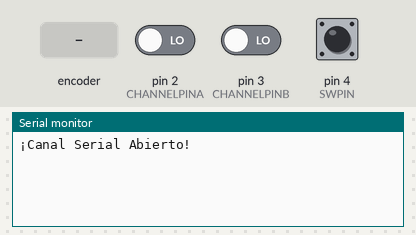
Bench run of a sketch on a simulated Arduino Uno, built with avr-gcc and run on an emulated ATmega328P. On the bench: the last lines printed to the serial monitor. Inputs (shaded band) come from the test bench; at power-on: pin 3 (CHANNELPINB) LOW, pin 4 (SWPIN) HIGH, pin 2 (CHANNELPINA) LOW.

Above: at 3.2 s.
3.3 s: pin 3 (CHANNELPINB) driven HIGH
At 4.5 s:
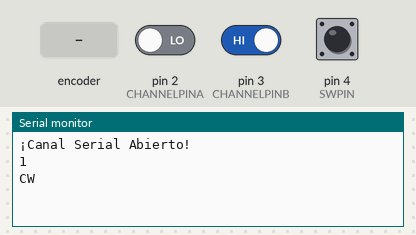
4.8 s: rotary encoder on pin 2 (CHANNELPINA) / pin 3 (CHANNELPINB) turned 1 step (first pin leading)
At 5.5 s:
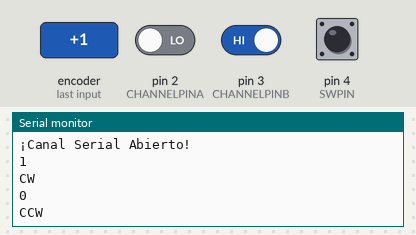
6.5 s: pin 4 (SWPIN) pulled LOW for 0.15 s
At 7.0 s:
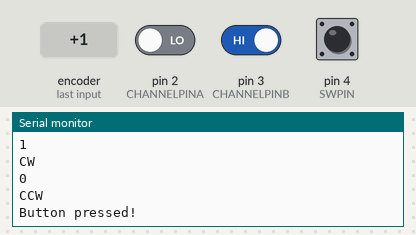
8.1 s: rotary encoder on pin 2 (CHANNELPINA) / pin 3 (CHANNELPINB) turned 2 steps (second pin leading)
At 9.1 s:
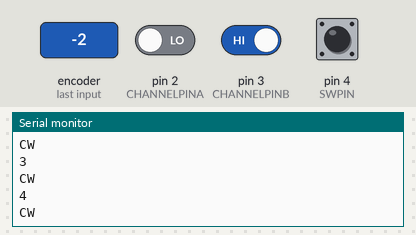
Timing chart, 0 to 11.0 s (numbered marks = the images above; inputs shaded):
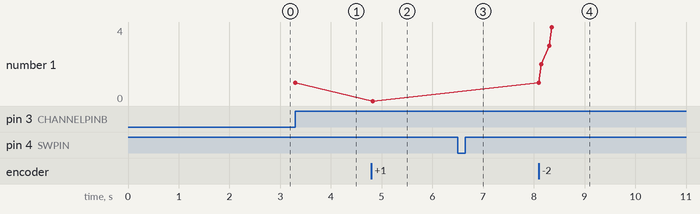

The sketch:

f_ENCODER_Test.ino
```cpp
/* |-----------------------------------------------------|
 * |------------- prueba de funcionamiento --------------|
 * |----------------- Encoder Rotativo ------------------|
 * |-----------------------------------------------------|
 * |------ Codificado por: Sergio Pinilla Valencia ------|
 * |---------- Fecha de Creacion: 19 Julio 2024 ---------|
 * |--------- Ultima Modificacion: 19 Julio 2024 --------|
 * |---------- Lugar: TecnoAcademia - Manizales ---------|
 * |-----------------------------------------------------|
 * |-----------------------------------------------------|*/

/* |-----------------------------------------------------|
 * |------------------- Descripcion ---------------------|
 * |-----------------------------------------------------|
 * | El presente codigo muestra la implementacion        |
 * | de un encoder Rotativo de tipo incremental el cual  |
 * | se caracteriza por su sencillo funcionamiento. la   |
 * | intencion principal de este dispositivo es poderlo  |
 * | Utilizar como parte de una interfaz Humano Maquina  |
 * | (HMI) en un menu a traves de la pantalla OLED.      |
 * |-----------------------------------------------------|
 * |-----------------------------------------------------|*/

/* |-----------------------------------------------------|
 * |------------------- Conexiones ----------------------|
 * |-----------------------------------------------------|
 * | Pantalla OLED 0.96'' 128x64:                        |
 * |    DT  -> Pin D02                                   |
 * |    CLK -> Pin D03                                   |
 * |    SW  -> Pin D04                                   |
 * |    Vin -> 5v Arduino                                |
 * |    GND -> Ground Arduino                            |
 * |-----------------------------------------------------|
 * |-----------------------------------------------------|*/

/* |-----------------------------------------------------|
 * |------------------ Bibliografia ---------------------|
 * |-----------------------------------------------------|
 * | Libreria: No es necesario.                          |
 * | Guias: https://n9.cl/tbt4g - https://n9.cl/v2f8     |
 * | Tutorial: https://n9.cl/rmjnv - https://n9.cl/bn3d6 |
 * |-----------------------------------------------------|
 * |-----------------------------------------------------|*/


/* |-----------------------------------------------------|
 * |------------- Librerias y Constantes ----------------|
 * |-----------------------------------------------------| */
// Pines de conexion del Encoder con el Arduino.
#define CHANNELPINA  2 // DT
#define CHANNELPINB  3 // CLK
#define SWPIN 4        // Boton


/* |-----------------------------------------------------|
 * |-------- Declaracion de Variables y Objetos ---------|
 * |-----------------------------------------------------| */
// variables para guardar el estado de cada canal del encoder.
unsigned char stateChannelA;
unsigned char stateChannelB;
unsigned char prevStateChannelB = 0;

const int maxSteps = 255; // maxima cantidad de pasos o conteos del encoder para darle un limite al menu.
int steps = 0; // Variable para contar los pulsos al girar el encoder.
String currentDir = ""; // Variable para almacenar la direccion actual del Encoder

// Variables necesarias para crear un antirrebote por codigo sin usar delay:
unsigned long lastButtonPress = 0; // Variable para almacenar el ultimo estado del boton del encoder.
int btnState; // Variable para almacenar el estado actual del boton del encoder.


/* |-----------------------------------------------------|
 * |---------------- Zona Configuracion -----------------|
 * |-----------------------------------------------------| */
void setup() {
  // ajusta los pines del encoder como entradas
  pinMode(CHANNELPINA,INPUT);
  pinMode(CHANNELPINB,INPUT);
  pinMode(SWPIN, INPUT_PULLUP);

  Serial.begin(9600); // Inicializar Comunicacion Serial.
  while (!Serial) { // Esperar hasta que se Abra el Canal Serial.
  }

  Serial.println("¡Canal Serial Abierto!");
  Serial.println("");

  prevStateChannelB = digitalRead(CHANNELPINB);

  delay(2000);
}


/* |-----------------------------------------------------|
 * |------------------ Codigo Principal -----------------|
 * |-----------------------------------------------------| */
void loop() {
  stateChannelB = digitalRead(CHANNELPINB); // CLK

  if(stateChannelB != prevStateChannelB){
    stateChannelA = digitalRead(CHANNELPINA); // DT

    if(stateChannelA != stateChannelB){
      currentDir = "CW";

      if(steps + 1 <= maxSteps){
        steps++;
        Serial.println(steps);
        Serial.println(currentDir);
        Serial.println();
      }
     } else{
      currentDir = "CCW";
      if(steps - 1 >= 0){
        steps--;
        Serial.println(steps);
        Serial.println(currentDir);
        Serial.println();
      }
    }
    prevStateChannelB = stateChannelB;  // Guardar valores para siguiente
  }

  btnState = digitalRead(SWPIN); // // lee el estado del boton.
  if (btnState == LOW) { // si se presiona el pulsador del encoder, entonces:
    if ((millis() - lastButtonPress) > 50){ // si han pasado 50ms desde que se presiono y solto el pulsador, entonces:
      Serial.println("Button pressed!"); // Boton Presionado.
    }
    lastButtonPress = millis(); // actualiza el tiempo para un proximo pulso.
  }
}
```

Measured:
- after the input at 3.3 s, the serial monitor: prints a new line at once (image 1)
- after the input at 4.8 s, the serial monitor: prints a new line at once (image 2)
- after the input at 6.5 s, the serial monitor: prints a new line at once (image 3)
- after the input at 8.1 s, the serial monitor: prints a new line at once (image 4)
- plotted number 1: 1 → 0 after the input at 4.8 s, 0 → 4 after the input at 8.1 s
